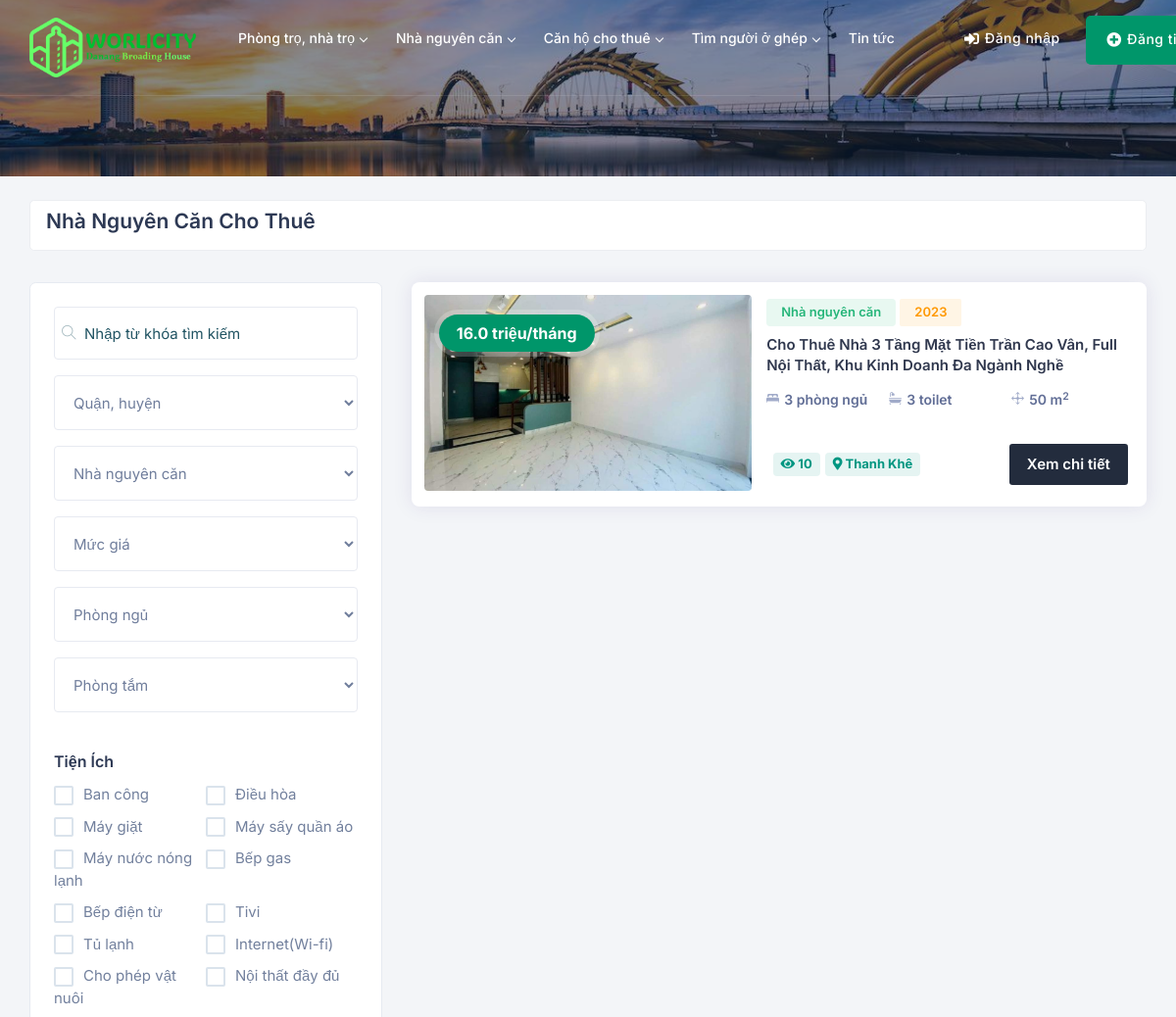
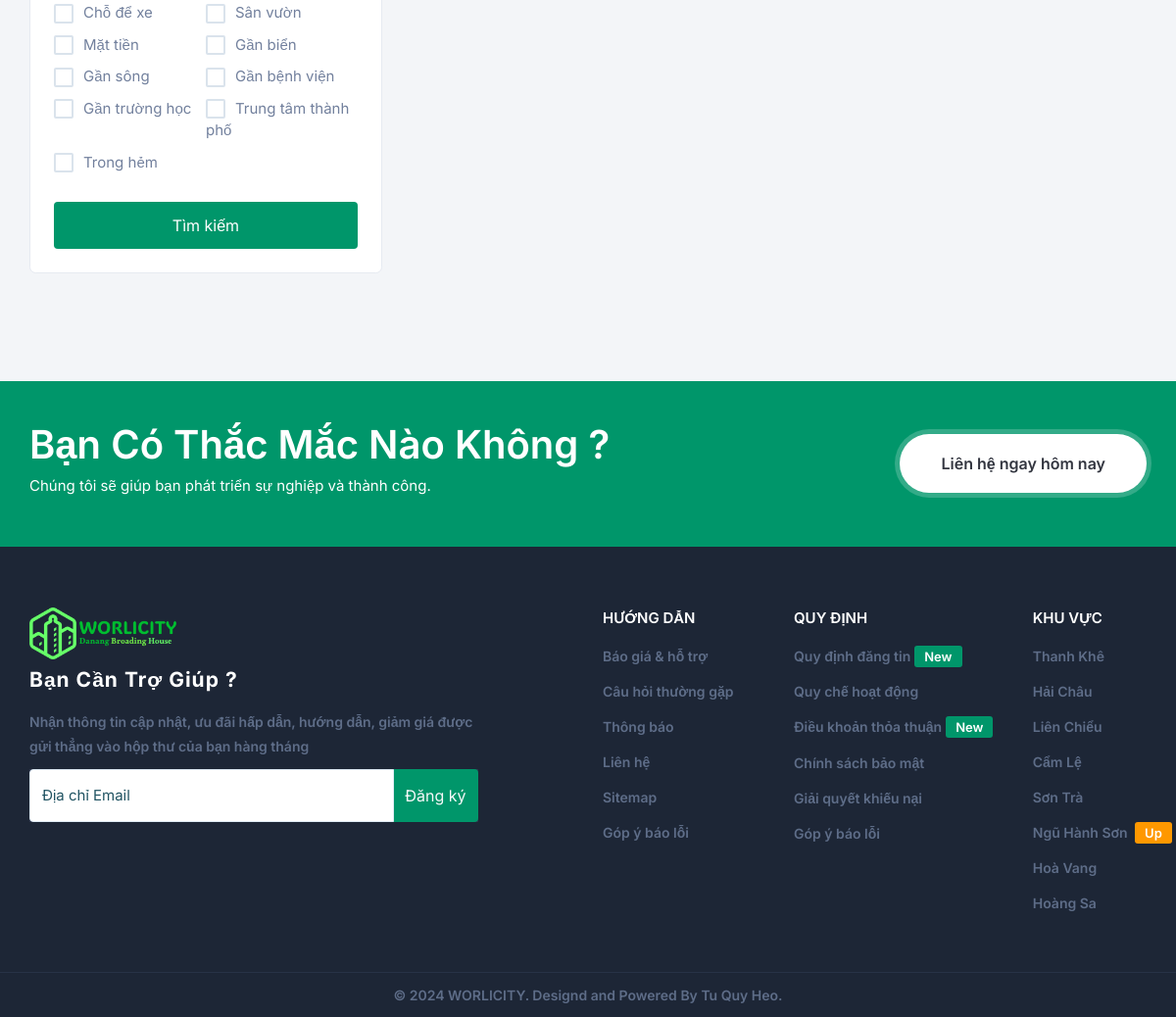
The page /index.php?controller=RentHouse&action=thanhkhe on the database its author committed (2 pictures, top to bottom).
### tables this page shows
CREATE TABLE `utilities` (
  `utility_id` int(11) NOT NULL,
  `utility_name` varchar(100) NOT NULL
);

CREATE TABLE `properties` (
  `property_id` int(11) NOT NULL,
  `user_id` int(11) DEFAULT NULL,
  `type_id` int(11) DEFAULT NULL,
  `gender_id` int(11) DEFAULT 1,
  `property_name` varchar(255) NOT NULL,
  `description` text DEFAULT NULL,
  `address` varchar(200) NOT NULL,
  `price` float DEFAULT NULL,
  `status` varchar(50) NOT NULL DEFAULT 'unknown',
  `created_at` timestamp NOT NULL DEFAULT current_timestamp(),
  `updated_at` timestamp NOT NULL DEFAULT current_timestamp() ON UPDATE current_timestamp(),
  `age` int(11) DEFAULT NULL,
  `real_area` decimal(10,0) NOT NULL,
  `unit` varchar(50) DEFAULT NULL,
  `view_count` int(11) DEFAULT 0
);

CREATE TABLE `property_types` (
  `type_id` int(11) NOT NULL,
  `type_name` varchar(50) NOT NULL
);

### controller/RentHouse.php (called while the page is built, shortened)
<?php
require_once "model/Property.php";
class RentHouseController
{
    protected $model;
    public function __construct()
    {
        $db = new connect();
        $this->model = new ModelHome($db);
    }
    private function formatPrice($price)
    {
        if ($price >= 1000000000) {
            $formatted_price = number_format($price / 1000000000, 1);
            return $formatted_price . " tỷ";
        } else if ($price >= 1000000) {
            return number_format($price / 1000000, 1) . " triệu";
        } else if ($price >= 1000) {
            return number_format($price / 1000, 1) . " nghìn";
        } else {
            return $price;
        }
    }
    private function indexDistrict($input_district)
    {
        $keyword = isset($_POST['keyword']) ? $_POST['keyword'] : '';
        $district = $input_district;
        $propertyType = 2;
        $price = isset($_POST['price']) ? $_POST['price'] : '';
        $bedroom = isset($_POST['bedroom']) ? $_POST['bedroom'] : '';
        $bathroom = isset($_POST['bathroom']) ? $_POST['bathroom'] : '';
        $utilities = isset($_POST['utilities']) ? $_POST['utilities'] : '';
        $offset = isset($_POST['offset']) ? $_POST['offset'] : 0;
        $limit = isset($_POST['limit']) ? $_POST['limit'] : 10;
        $result = $this->model->rentRoomProperties($keyword, $district, $propertyType, $price, $bedroom, $bathroom, $utilities, $offset, $limit);
        foreach ($result as $key => $row) {
            $result[$key]['formatted_price'] = $this->formatPrice($row['price']);
        }
        require_once 'view/rent_house/index.php';
    }
    public function thanhkhe()
    {
        $this->indexDistrict('Thanh Khê');
    }
}

### index.php (called while the page is built, shortened)
<?php
require_once 'view/layout.php';

### config/db.php (called while the page is built, shortened)
<?php
class Connect
{
    protected $db = null;
    public function __construct()
    {
        $dsn = 'mysql:host=localhost;dbname=worlicity';
        $user = 'root';
        $pass = '';
        try {
            $this->db = new PDO($dsn, $user, $pass, array(PDO::MYSQL_ATTR_INIT_COMMAND => "SET NAMES utf8"));
        } catch (PDOException $e) {
            throw new Exception("Lỗi kết nối cơ sở dữ liệu: " . $e->getMessage());
        }
    }
    public function getList($query, $params = array())
    {
        $stmt = $this->db->prepare($query);
        $stmt->execute($params);
        $result = $stmt->fetchAll(PDO::FETCH_ASSOC);
        return $result;
    }
}

### model/Property.php (called while the page is built, shortened)
<?php
require_once 'config/db.php';
class ModelHome extends Mastermodel
{
    protected $db;
    public function __construct($db)
    {
        $this->db = $db;
    }
    public function rentRoomProperties($keyword, $district, $propertyType, $price, $bedroom, $bathroom, $utilities)
    {
        $query = "SELECT DISTINCT p.*, pt.type_name, bd.bedroom_count, ba.bathroom_count, l.district, pi.image_url, p.view_count
            FROM properties p
            INNER JOIN property_types pt ON p.type_id = pt.type_id
            INNER JOIN property_details pd ON p.property_id = pd.property_id
            INNER JOIN bedrooms bd ON pd.bedroom_id = bd.bedroom_id
            INNER JOIN bathrooms ba ON pd.bathroom_id = ba.bathroom_id
            LEFT JOIN locations l ON p.property_id = l.property_id
            LEFT JOIN property_utilities pu ON p.property_id = pu.property_id
            LEFT JOIN utilities u ON pu.utility_id = u.utility_id
            LEFT JOIN (
                SELECT property_id, MIN(image_url) AS image_url
                FROM property_images
                GROUP BY property_id
            ) pi ON p.property_id = pi.property_id
            WHERE p.type_id = $propertyType";
        $conditions = array();
        $params = array();
        if (!empty($district)) {
            $conditions[] = "l.district = ?";
            $params[] = $district;
        }
        if (!empty($propertyType)) {
            $conditions[] = "p.type_id = ?";
            $params[] = $propertyType;
        }
        if (!empty($conditions)) {
            $conditionsStr = implode(" AND ", $conditions);
            $query .= " AND $conditionsStr";
        }
        $query .= " ORDER BY p.created_at DESC";
        $result = $this->db->getList($query, $params);
        return $result;
    }
}

### view/rent_house/index.php (the view, shortened to what this page needs)
<?php
require_once 'config/db.php';
$db = new connect();
$conn = $db->getConnection();
$utilitiesQuery = "SELECT * FROM utilities";
$utilitiesResult = $conn->query($utilitiesQuery);
?>
<div class="page-title" style="background:#f4f4f4 url(public/img/slider.jpg);" data-overlay="5">
    <div class="container">
        <div class="row">
            <div class="col-lg-12 col-md-12">
            </div>
        </div>
    </div>
</div>
<section class="gray pt-4">
    <div class="container">
        <div class="row m-0">
            <div class="short_wraping">
                <div class="row align-items-right">
                    <div class="col-lg-6 col-md-12 col-sm-12">
                        <div class="shorting_pagination">
                            <div class="shorting_pagination_laft">
                                <h4>Nhà nguyên căn cho thuê</h4>
                            </div>
                        </div>
                    </div>
                </div>
            </div>
        </div>
        <div class="row">
            <div class="col-lg-4 col-md-12 col-sm-12">
                <div class="page-sidebar p-0">
                    <div class="collapse" id="fltbox">
                        <form action="" method="POST">
                            <div class="sidebar-widgets p-4">
                                <div class="form-group">
                                    <div class="input-with-icon">
                                        <input type="text" name="keyword" class="form-control" placeholder="Nhập từ khóa tìm kiếm">
                                    </div>
                                </div>
                                <div class="form-group">
                                    <div class="simple-input">
                                        <select id="district" name="district" class="form-control">
                                            <option hidden value="">Quận, huyện</option>
                                        </select>
                                    </div>
                                </div>
                                <div class="form-group">
                                    <div class="simple-input">
                                        <select id="ptype" name="propertyTypes" class="form-control">
                                            <option value="2">Nhà nguyên căn</option>
                                        </select>
                                    </div>
                                </div>
                                <div class="form-group">
                                    <div class="simple-input">
                                        <select id="price" name="price" class="form-control">
                                            <option hidden value="">Mức giá</option>
                                        </select>
                                    </div>
                                </div>
                                <div class="form-group">
                                    <div class="simple-input">
                                        <select id="bedrooms" name="bedroom" class="form-control">
                                            <option hidden value="">Phòng ngủ</option>
                                        </select>
                                    </div>
                                </div>
                                <div class="form-group">
                                    <div class="simple-input">
                                        <select id="bathrooms" name="bathroom" class="form-control">
                                            <option hidden value="">Phòng tắm</option>
                                        </select>
                                    </div>
                                </div>
                                <div class="row">
                                    <div class="col-lg-12 col-md-12 col-sm-12 pt-4">
                                        <h6>Tiện ích</h6>
                                        <ul class="row p-0 m-0">
                                            <?php while ($row = $utilitiesResult->fetch(PDO::FETCH_ASSOC)) { ?>
                                                <li class="col-lg-6 col-md-6 p-0">
                                                    <label for="utilities-<?php echo $row['utility_id']; ?>" class="checkbox-custom-label"><?php echo $row['utility_name']; ?></label>
                                                </li>
                                            <?php } ?>
                                        </ul>
                                    </div>
                                </div>
                                <div class="row">
                                    <div class="col-lg-12 col-md-12 col-sm-12 pt-4">
                                        <button type="submit" class="btn theme-bg rounded full-width">Tìm kiếm</button>
                                    </div>
                                </div>
                            </div>
                        </form>
                    </div>
                </div>
            </div>
            <div class="col-lg-8 col-md-12 col-sm-12">
                <div class="row justify-content-center">
                    <?php foreach ($result as $row) { ?>
                        <div class="col-xl-12 col-lg-12 col-md-12 col-sm-12">
                            <div class="property-listing list_view">
                                <div class="listing-img-wrapper">
                                    <div class="_exlio_125" id="priceElement">
                                        <?php echo $row['formatted_price']; ?>/<?php echo $row['unit']; ?>
                                    </div>
                                    <div class="list-img-slide">
                                        <div class="click">
                                            <div><a href="?controller=RentHouse&action=single&property_id=<?php echo $row['property_id']; ?>"><img src="public/upload/properties/<?php echo $row['image_url']; ?>" class="img-fluid mx-auto" alt="" /></a></div>
                                        </div>
                                    </div>
                                </div>
                                <div class="list_view_flex">
                                    <div class="listing-detail-wrapper mt-1">
                                        <div class="listing-short-detail-wrap">
                                            <div class="_card_list_flex mb-2">
                                                <div class="_card_flex_01">
                                                    <span class="_list_blickes types"><?php echo $row['type_name']; ?></span>
                                                    <span class="property-type elt_rent"><?php echo $row['age']; ?></span>
                                                </div>
                                            </div>
                                            <div class="_card_list_flex">
                                                <div class="_card_flex_01">
                                                    <h4 class="listing-name verified"><a href="?controller=RentHouse&action=single&property_id=<?php echo $row['property_id']; ?>" class="prt-link-detail">
                                                            <?php
                                                            $property_name = $row['property_name'];
                                                            echo htmlentities($property_name);
                                                            ?>
                                                        </a></h4>
                                                </div>
                                            </div>
                                        </div>
                                        <div class="price-features-wrapper">
                                            <div class="list-fx-features">
                                                <div class="listing-card-info-icon">
                                                    <div class="inc-fleat-icon"><img src="public/img/bed.svg" width="13" alt="" /></div><?php echo $row['bedroom_count']; ?> phòng ngủ
                                                </div>
                                                <div class="listing-card-info-icon">
                                                    <div class="inc-fleat-icon"><img src="public/img/bathtub.svg" width="13" alt="" /></div><?php echo $row['bathroom_count']; ?> toilet
                                                </div>
                                                <div class="listing-card-info-icon">
                                                    <div class="inc-fleat-icon"><img src="public/img/move.svg" width="13" alt="" /></div><?php echo $row['real_area']; ?> m<sup>2
                                                </div>
                                            </div>
                                        </div>
                                        <div class="listing-detail-footer">
                                            <div class="footer-first">
                                                <div class="foot-rates">
                                                    <span class="elio_rate perfect"><i class="fas fa-eye"></i> <?php echo $row['view_count']; ?></span>
                                                    <span class="elio_rate perfect"><i class="fas fa-map-marker-alt"></i> <?php echo $row['district']; ?></span>
                                                </div>
                                            </div>
                                            <div class="footer-flex">
                                                <a href="?controller=RentHouse&action=single&property_id=<?php echo $row['property_id']; ?>" class="prt-view">Xem chi tiết</a>
                                            </div>
                                        </div>
                                    </div>
                                </div>
                            </div>
                        </div>
                    <?php } ?>
                </div>
            </div>
        </div>
    </div>
</section>

### rows shown on the page
utilities: utility_name "Ban công"
utilities: utility_name "Điều hòa"
utilities: utility_name "Máy giặt"
utilities: utility_name "Máy sấy quần áo"
utilities: utility_name "Máy nước nóng lạnh"
utilities: utility_name "Bếp gas"
utilities: utility_name "Bếp điện từ"
utilities: utility_name "Tivi"
utilities: utility_name "Tủ lạnh"
utilities: utility_name "Internet(Wi-fi)"
utilities: utility_name "Cho phép vật nuôi"
utilities: utility_name "Nội thất đầy đủ"
utilities: utility_name "Chỗ để xe"
utilities: utility_name "Sân vườn"
utilities: utility_name "Mặt tiền"
utilities: utility_name "Gần biển"
utilities: utility_name "Gần sông"
utilities: utility_name "Gần bệnh viện"
utilities: utility_name "Gần trường học"
utilities: utility_name "Trung tâm thành phố"
utilities: utility_name "Trong hẻm"
properties: formatted_price "16.0 triệu", unit "tháng", type.type_name "Nhà nguyên căn", age "2023", property_name "Cho Thuê Nhà 3 Tầng Mặt Tiền Trần Cao Vân, Full Nội Thất, Khu Kinh Doanh Đa Ngành Nghề", bedroom_count "3", bathroom_count "3", real_area "50", view_count "10", district "Thanh Khê"
